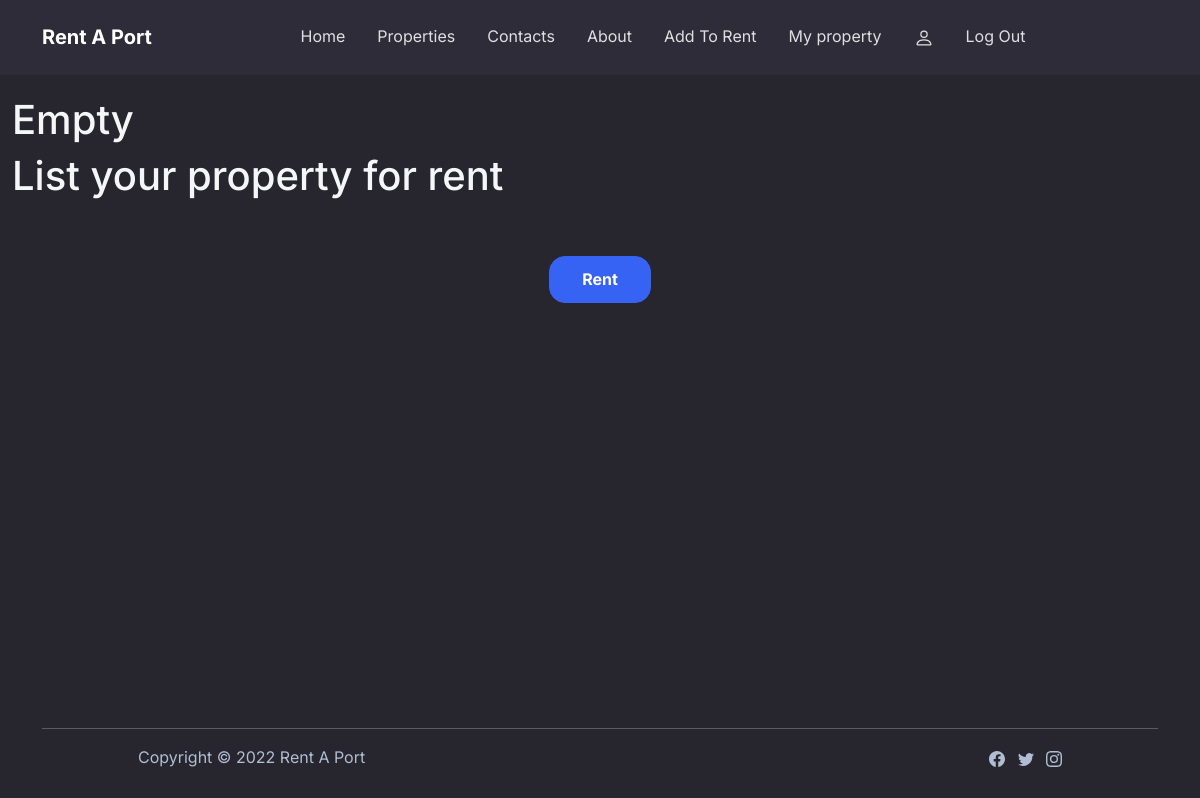
Page /my_property (signed in) on the earlier database version.
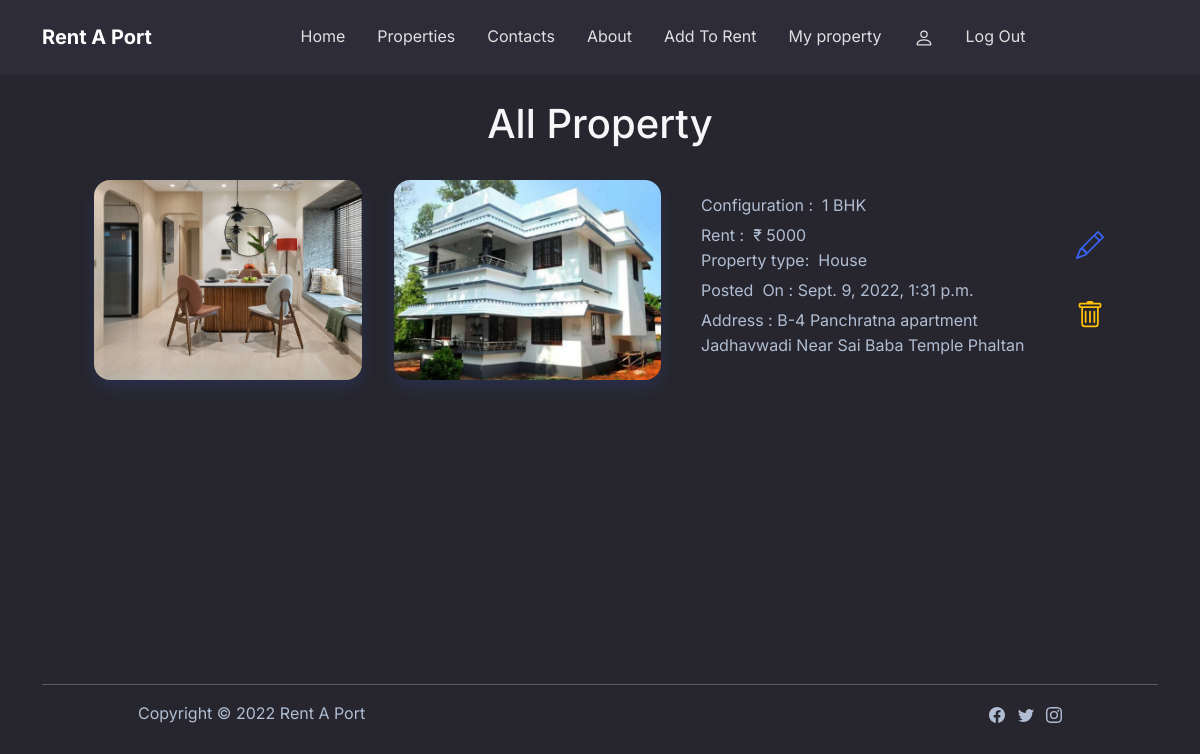
Same page on the later database version.
### rent_a_port/models.py (models this page shows, shortened)
class Site(models.Model):
    show = models.BooleanField(default=False)
    uid = models.IntegerField()
    address = models.CharField(max_length=500)
    Message = models.CharField(max_length=500, default="Empty")
    rent = models.IntegerField()
    deposit = models.IntegerField()
    maintenance = models.IntegerField()
    BHK = models.CharField(max_length=15, default="1 BHK")
    Floor_number = models.CharField(max_length=15, default="Ground floor")
    Pet_allowed = models.CharField(max_length=15, default="No")
    Parking = models.CharField(max_length=15, default="Yes")
    Property_type = models.CharField(max_length=15, default="House")
    Posted_by = models.CharField(max_length=15, default="House")
    Agreement_duration = models.CharField(max_length=15, default="No")
    Electricity_water = models.CharField(max_length=20, default="Charges not included")
    Available_from = models.DateField()
    Posted_on = models.DateTimeField(auto_now_add=True)
    phone = models.IntegerField()
    mail = models.CharField(max_length=50)
    in_img = models.ImageField(upload_to=filepath, null=True)
    out_img = models.ImageField(upload_to=filepath, null=True)

### rent_a_port/views.py (the view)
# urls.py: path('my_property', views.my_property, name="my_property"),
def my_property(request):
    user = request.user
    my_property = Property.objects.filter(uid=user.id)
    context = {"my_property": my_property, "uid": user.id}
    return render(request, "property/my_property.html", context)

### templates/property/my_property.html (shortened to what this page needs)
{% extends 'base/base.html' %}
{% block body %}
    {% load static %}
    {% if my_property %}
        <section class="container py-5 mt-1">
            <div class="py-5">
                <h1 class="text-center mb-3">All Property</h1>
                {% for p in my_property %}
                    <div class="row container mx-auto">
                        <div class="col-sm-10 col-md-10 col-lg-7 col-xl-7 col-xxl-7">
                            <a href="{% url 'site' p.id %}">
                                <div class="d-lg-flex d-xl-flex d-xxl-flex">
                                    <div class="w-100 m-3"><img
                                            class="rounded img-fluid shadow w-100 fit-cover zoom"
                                            src="{{ p.in_img.url }}"
                                            style="height: 200px;"/></div>
                                    <div class="w-100 m-3"><img
                                            class="rounded img-fluid shadow w-100 fit-cover zoom"
                                            src="{{ p.out_img.url }}" style="height: 200px;"/></div>
                                </div>
                            </a>
                        </div>
                        <div class="col-sm-12 col-md-12 col-lg-4 col-xl-4 col-xxl-4 d-flex align-items-center align-items-center">
                            <a href="{% url 'site' p.id %}">
                                <div class="mt-2">
                                    <div class="mb-1"><span>Configuration :</span><span>  {{ p.BHK }}</span></div>
                                    <div><span>Rent :</span><span>  ₹ {{ p.rent }}</span></div>
                                    <div class="mb-1">
                                        <span>Property type:  </span><span>{{ p.Property_type }}</span></div>
                                    <div class="mb-1"><span>Posted  On : </span><span>{{ p.Posted_on }}</span></div>
                                    <p class="mt1">Address : {{ p.address }}</p>
                                </div>
                            </a>
                        </div>
                        <div class="col-2 col-sm-1 col-xl-1 col-xxl-1 d-flex align-items-center justify-content-center">
                            <div>
                                <div class="my-2">
                                    <a href="{% url 'edit_property' p.id %}">
                                    </a>
                                </div>
                                <br/>
                                <div class="my-2">
                                    <a href="{% url 'del_property' p.id %}">
                                    </a>
                                </div>
                            </div>
                        </div>
                    </div>
                {% endfor %}
            </div>
        </section>
    {% else %}
        <div>
            <h1 class="d-xxl-flex justify-content-xxl-center pt-5 mt-5">Empty</h1>
            <h1 class="d-xxl-flex justify-content-xxl-center">List your property for rent</h1>
            <div class="d-flex justify-content-center py-5 mb-5">
                <a class="btn btn-primary rounded-1" href="/add" role="button">Rent</a>
            </div>
        </div>
    {% endif %}
{% endblock body %}

Differences in the rows shown:
added Site: in_img (picture), out_img (picture), BHK "1 BHK", rent "5000", Property_type "House", Posted_on "Sept. 9, 2022, 1:31 p.m.", address "B-4 Panchratna apartment Jadhavwadi Near Sai Baba Temple Phaltan"
Other differences:
text no longer shown: "Empty List your property for rent Rent"
text now shown: "All Property"
